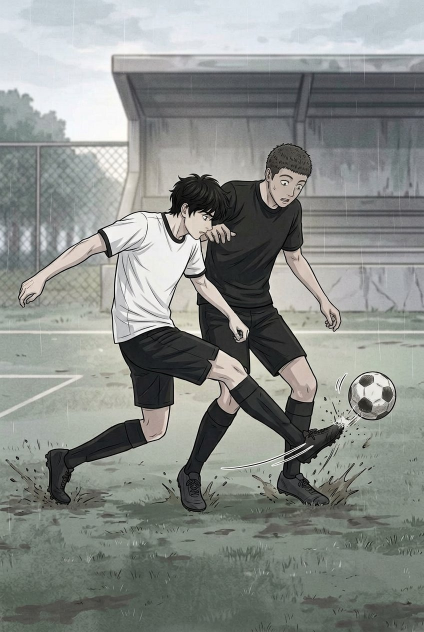
#> input picture ch3/v2_07_tackle_two_revision_src.jpg, 848 x 1264 px (shown at 1/2 size)
$ python build_ch3_v2_revisions.py
#> lines starting #> are read from the running program, lines starting #| are printed output that depends on the picture; after the words box and inside, x2 and y2 are one past the last pixel; in counts of white or black regions, pixels touching at a corner belong together
"""Детерминированные визуальные правки после полного QC Главы 3 v2.

Собирает три активных versioned-кадра из сохранённых исходников:

- 07: второй чистый отбор с однозначным касанием Ветрова по мячу;
- 12: победный гол вышедшего на замену Мельника на 74-й минуте;
- 13: финальный свисток, где светловолосый Новик не похож на Ветрова.

Точный номер Мельника, минута, SFX и финальный счёт добавляются позднее
сборщиками номеров и леттеринга; legacy-файлы не изменяются.
"""
from __future__ import annotations

from pathlib import Path

import numpy as np
from PIL import Image, ImageDraw, ImageOps


TACKLE_SRC = Path("ch3/v2_07_tackle_two_revision_src.jpg")
TACKLE_OUT = Path("ch3/v2_07_tackle_two.jpg")
GOAL_SRC = Path("ch3/v2_12_melnik_goal_regulation_src.jpg")
GOAL_OUT = Path("ch3/v2_12_melnik_goal.jpg")
WHISTLE_SRC = Path("ch3/v2_13_final_whistle_src.jpg")
WHISTLE_OUT = Path("ch3/v2_13_final_whistle.jpg")

HOME_TEAM = "ГОРЕЦ"
AWAY_TEAM = "ТОРПЕДО-2"
HOME_SCORE = 0
AWAY_SCORE = 1
GOAL_MINUTE = "74′"
FINAL_SCORE = f"{HOME_TEAM} {HOME_SCORE}:{AWAY_SCORE} {AWAY_TEAM}"
REGULATION_GOAL_METRES = (7.32, 2.44)
PENALTY_AREA_DEPTH_METRES = 16.5
GOAL_AREA_DEPTH_METRES = 5.5

TACKLE_SOURCE_SIZE = (848, 1264)
TACKLE_SIZE = (800, 1260)
GOAL_SOURCE_SIZE = (768, 1376)
GOAL_SIZE = (800, 1320)
# Контрольные координаты полноразмерных стоек в сохранённом исходнике:
# ворота занимают >80% ширины и заметно выше стоящих полевых игроков вдали.
GOAL_SOURCE_POSTS_X = (73, 711)
GOAL_SOURCE_CROSSBAR_Y = 416
GOAL_SOURCE_GROUND_Y = 889
EXPECTED_WHISTLE_SIZE = (768, 1376)


def _fit(image: Image.Image, size: tuple[int, int], centering=(0.5, 0.5)) -> Image.Image:
    return ImageOps.fit(
        image.convert("RGB"),
        size,
        method=Image.Resampling.LANCZOS,
        centering=centering,
    )


def _build_tackle(src: Path, out: Path) -> None:
    image = Image.open(src).convert("RGB")
    if image.size != TACKLE_SOURCE_SIZE:
        raise ValueError(f"неожиданный размер исходника отбора: {image.size}")
    _fit(image, TACKLE_SIZE, centering=(0.50, 0.48)).save(
        out, quality=94, optimize=True
    )


def _build_goal(src: Path, out: Path) -> None:
    image = Image.open(src).convert("RGB")
    if image.size != GOAL_SOURCE_SIZE:
        raise ValueError(f"неожиданный размер исходника гола: {image.size}")

    # В исправленном исходнике полноразмерные ворота занимают почти всю
    # ширину, а прямоугольная разметка штрафной продолжает полный газон.
    # Фокус немного смещён вниз, чтобы после кропа сохранить обе бутсы.
    _fit(image, GOAL_SIZE, centering=(0.50, 0.66)).save(
        out, quality=94, optimize=True
    )


def _build_whistle(src: Path, out: Path) -> None:
    image = Image.open(src).convert("RGB")
    if image.size != EXPECTED_WHISTLE_SIZE:
        raise ValueError(f"неожиданный размер исходника свистка: {image.size}")

    pixels = np.asarray(image).astype(np.float32)

    # Волосы Новика: компактная маска только по правому игроку. Сохраняем
    # тёмный контур и светотень, но меняем массу волос на светло-каштановую.
    polygon = Image.new("L", image.size, 0)
    ImageDraw.Draw(polygon).polygon(
        [(548, 770), (561, 748), (586, 738), (613, 750),
         (626, 773), (619, 799), (599, 817), (568, 809), (545, 788)],
        fill=255,
    )
    region = np.asarray(polygon).astype(np.float32) / 255.0
    luminance = pixels.mean(axis=2)
    dark_hair = np.clip((156.0 - luminance) / 74.0, 0.0, 1.0)
    alpha = (region * dark_hair * 0.82)[..., None]
    target = np.empty_like(pixels)
    target[..., 0] = np.clip(92 + luminance * 0.78, 0, 255)
    target[..., 1] = np.clip(69 + luminance * 0.61, 0, 255)
    target[..., 2] = np.clip(47 + luminance * 0.47, 0, 255)
    recolored = pixels * (1 - alpha) + target * alpha
    Image.fromarray(np.clip(recolored, 0, 255).astype("uint8"), "RGB").save(
        out, quality=94, optimize=True
    )


def build() -> list[str]:
    for path in (TACKLE_OUT, GOAL_OUT, WHISTLE_OUT):
        path.parent.mkdir(parents=True, exist_ok=True)
    _build_tackle(TACKLE_SRC, TACKLE_OUT)
#> in _build_tackle, image is the input picture: PIL image 848x1264 RGB; mean R, G, B 137.1, 141.1, 137.3
    _build_goal(GOAL_SRC, GOAL_OUT)
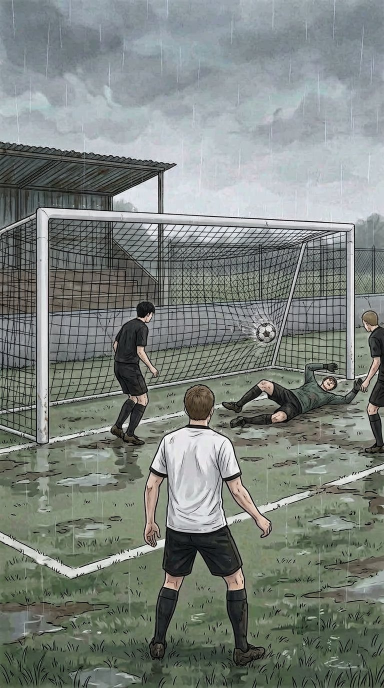
#> input picture ch3/v2_12_melnik_goal_regulation_src.jpg, 768 x 1376 px (shown at 1/2 size)
#> in _build_goal, image is the input picture: PIL image 768x1376 RGB; mean R, G, B 124.4, 131.1, 126.1
#> call 2 of _fit, with size = (800, 1320), centering = (0.5, 0.66)
#> in _fit (call 2), `return ImageOps.fit( image.convert("RGB"), size, method=Image.Resampli..`:
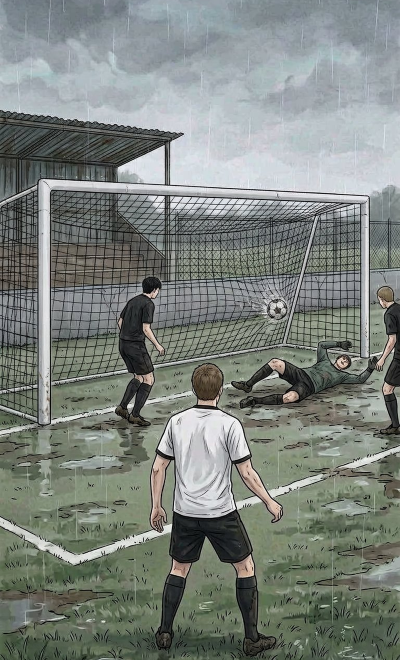
#> returned value: PIL image 800x1320 RGB (shown at 1/2 size); mean R, G, B 125, 131.4, 125.9
    _build_whistle(WHISTLE_SRC, WHISTLE_OUT)
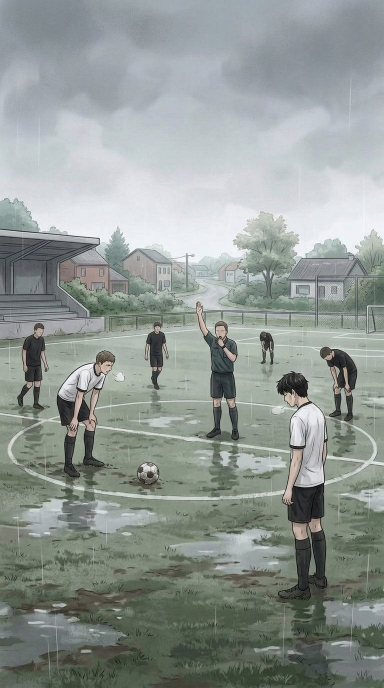
#> input picture ch3/v2_13_final_whistle_src.jpg, 768 x 1376 px (shown at 1/2 size)
#> in _build_whistle, image is the input picture: PIL image 768x1376 RGB; mean R, G, B 144.9, 152.4, 148.4
#> in _build_whistle, `polygon = Image.new("L", image.size, 0)`: polygon: PIL image 768x1376 L; every value is 0
#> in _build_whistle, `ImageDraw.Draw(polygon).polygon( [(548, 770), (561, 748), (586, 738), ..`:
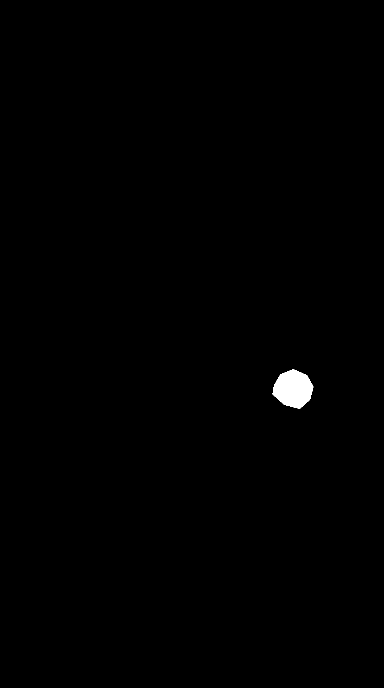
#> polygon: PIL image 768x1376 L (shown at 1/2 size); 0.43% white; 1 white region, box (x1, y1, x2, y2) and area: (545, 738, 627, 818) 4537
#> in _build_whistle, `dark_hair = np.clip((156.0 - luminance) / 74.0, 0.0, 1.0)`:
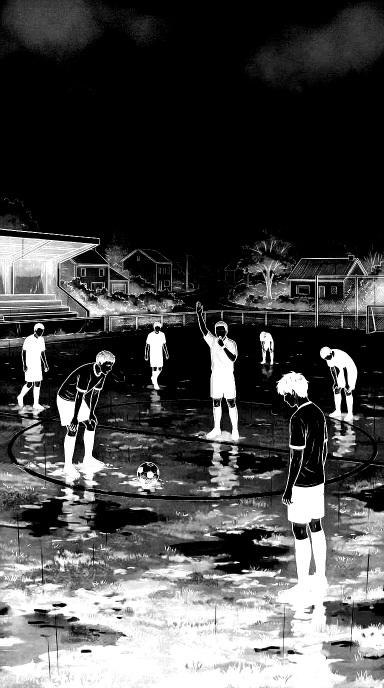
#> dark_hair: shape (1376, 768) float32 (shown at 1/2 size); min 0, max 1, mean 0.289
#> in _build_whistle, `target[..., 2] = np.clip(47 + luminance * 0.47, 0, 255)`:
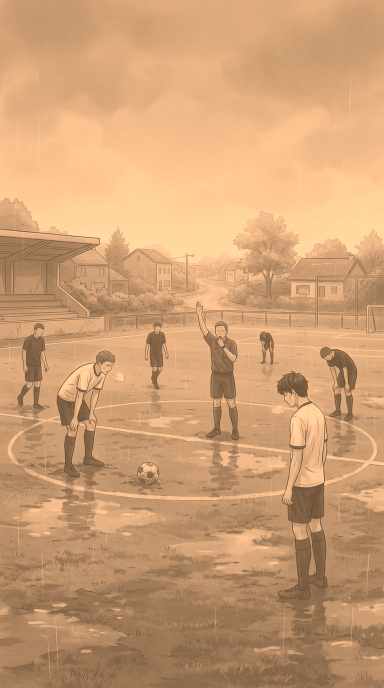
#> target: shape (1376, 768, 3) float32 (shown at 1/2 size); mean of channels 0, 1, 2 206.6, 159.6, 116.9; drawn as R, G, B
#> in _build_whistle, `Image.fromarray(np.clip(recolored, 0, 255).astype("uint8"), "RGB").sav..`:
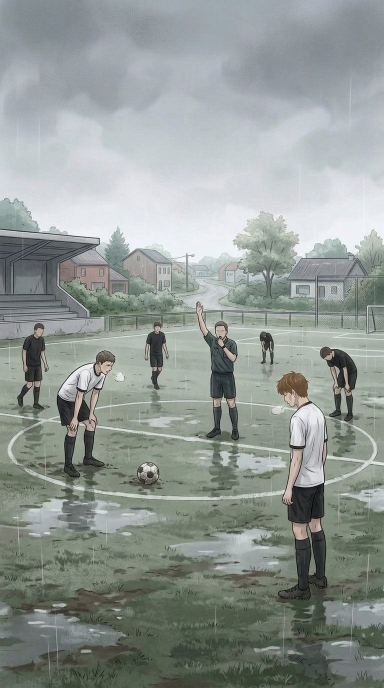
#> saved as v2_13_final_whistle.jpg: PIL image 768x1376 RGB (shown at 1/2 size); mean R, G, B 145.1, 152.5, 148.5
    print(
        "гл. 3 · QC-правки: чистый отбор 07 · "
        f"гол Мельника на {GOAL_MINUTE} · финал {FINAL_SCORE} · различимый Новик 13"
    )
    return [str(TACKLE_OUT), str(GOAL_OUT), str(WHISTLE_OUT)]


if __name__ == "__main__":
    for output in build():
        print(output)
